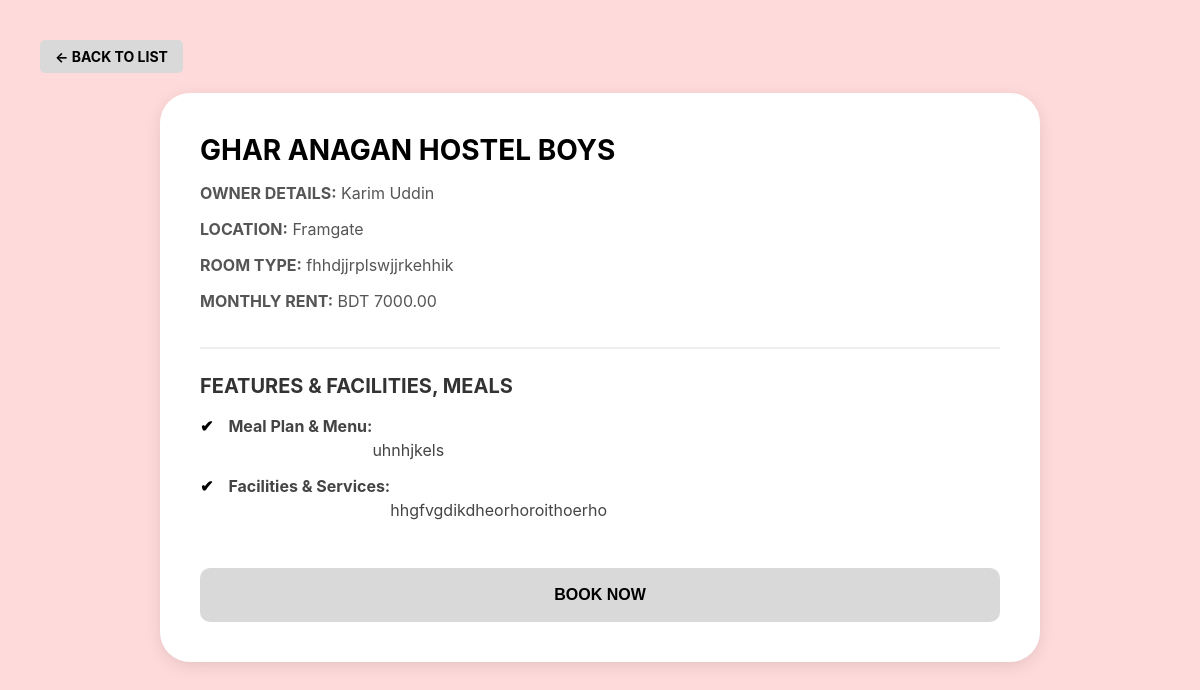
The page /property-details/10/ on the database its author committed.
### core/models.py (models this page shows, shortened)
class Hostel(models.Model):
    GENDER_CHOICES = [('G', 'Girls'), ('B', 'Boys')]
    title = models.CharField(max_length=200, blank=True)
    location = models.CharField(max_length=255, blank=True)
    price_per_month = models.DecimalField(max_digits=10, decimal_places=2, default=0)
    gender = models.CharField(max_length=1, choices=GENDER_CHOICES, blank=True)
    room_details = models.CharField(max_length=255, blank=True, null=True, help_text="e.g. 3-Bed Sharing (Spacious Room)")
    meal_plan = models.TextField(blank=True, null=True, help_text="Describe the meal system and menu")
    facilities_list = models.TextField(blank=True, null=True, help_text="Enter other facilities (one per line)")
    owner = models.ForeignKey(Owner, on_delete=models.CASCADE, null=True, blank=True)
    image = models.ImageField(upload_to='hostels/', null=True, blank=True)

class Owner(models.Model):
    name = models.CharField(max_length=100, blank=True)
    phone = models.CharField(max_length=15, blank=True)
    email = models.EmailField(blank=True)
    password = models.CharField(max_length=128, blank=True, null=True)

### core/views.py (the view)
# urls.py: path('property-details/<int:property_id>/', views.property_details, name='property_details'),
def property_details(request, property_id):
    hostel = get_object_or_404(Hostel, id=property_id)
    return render(request, 'property_details.html', {'hostel': hostel})

### core/templates/property_details.html (shortened to what this page needs)
{% load static %}
<html lang="en">
<head>
</head>
<body>
    <a href="javascript:history.back()" class="back-btn">← BACK TO LIST</a>
    <div class="details-frame">
        <div class="header-section">
            <h1 class="property-title">{{ hostel.title|upper }}</h1>
            <div class="owner-info">
                <p><strong>OWNER DETAILS:</strong> {{ hostel.owner.name|default:"Management" }}</p>
                <p><strong>LOCATION:</strong> {{ hostel.location }}</p>
                <p><strong>ROOM TYPE:</strong> {{ hostel.room_details }}</p>
                <p><strong>MONTHLY RENT:</strong> BDT {{ hostel.price_per_month }}</p>
            </div>
        </div>
        <div class="content-section">
            <h3 class="section-title">FEATURES & FACILITIES, MEALS</h3>
            <ul class="feature-list">
                {% if hostel.meal_plan %}
                    <li class="feature-item">
                        <strong>Meal Plan & Menu:</strong><br>
                        {{ hostel.meal_plan|linebreaksbr }}
                    </li>
                {% endif %}
                {% if hostel.facilities_list %}
                    <li class="feature-item">
                        <strong>Facilities & Services:</strong><br>
                        {{ hostel.facilities_list|linebreaksbr }}
                    </li>
                {% endif %}
            </ul>
        </div>
        <a href="{% url 'payment_process' %}" style="text-decoration: none;">
            <button class="book-now-btn">BOOK NOW</button>
        </a>
    </div>
</body>
</html>

### core/templates/property_details.html (style rules this page uses)
body { background-color: #FFDADA; font-family: 'Inter', sans-serif; margin: 0; padding: 40px; }
.back-btn { background-color: #D9D9D9; padding: 8px 15px; text-decoration: none; color: black; font-weight: bold; font-size: 14px; border-radius: 5px; display: inline-block; margin-bottom: 20px; }
.details-frame { background-color: white; border-radius: 30px; padding: 40px; box-shadow: 0px 4px 15px rgba(0,0,0,0.1); max-width: 800px; margin: 0 auto; }
.header-section { border-bottom: 2px solid #EEEEEE; padding-bottom: 20px; margin-bottom: 25px; }
.property-title { font-size: 28px; font-weight: bold; text-transform: uppercase; margin: 0; color: #000; }
.owner-info { font-size: 16px; color: #555; margin-top: 10px; }
.section-title { font-size: 20px; font-weight: bold; text-transform: uppercase; margin-bottom: 15px; color: #333; }
.feature-list { list-style: none; padding: 0; }
.feature-item { display: flex; align-items: flex-start; font-size: 16px; margin-bottom: 12px; color: #444; line-height: 1.5; }
.feature-item::before { content: "✔"; margin-right: 15px; color: #000; font-weight: bold; }
.book-now-btn { background-color: #D9D9D9; border: none; padding: 18px; width: 100%; border-radius: 10px; font-weight: bold; font-size: 16px; text-transform: uppercase; cursor: pointer; margin-top: 30px; transition: 0.3s; }

### rows shown on the page
Hostel: title "GHAR ANAGAN HOSTEL BOYS", owner.name "Karim Uddin", location "Framgate", room_details "fhhdjjrplswjjrkehhik", price_per_month "7000.00", meal_plan "uhnhjkels", facilities_list "hhgfvgdikdheorhoroithoerho"
